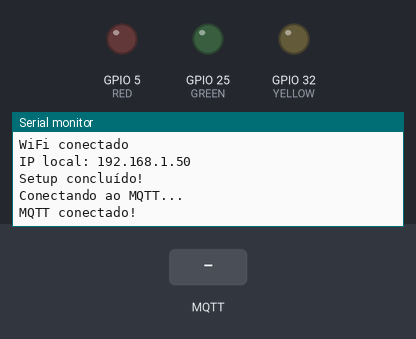
Bench run of a sketch on a simulated ESP32. On the bench: output pins drawn as LEDs (lit = HIGH), the last lines printed to the serial monitor. The inputs (shaded band) are chosen by the test bench. WiFi joins after 1.5 s; servers stay silent unless stated; no MQTT or app messages arrive unless stated.

Above: at 3.2 s.
3.3 s: MQTT message "1" arrives on the first subscribed topic
At 4.4 s:
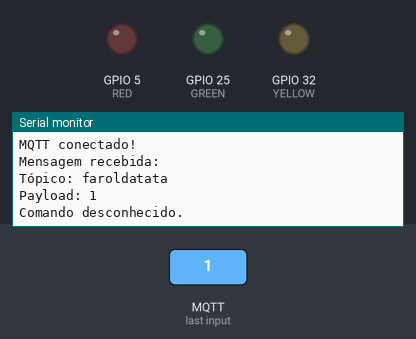
4.8 s: MQTT message "on" arrives on the first subscribed topic
At 5.6 s:
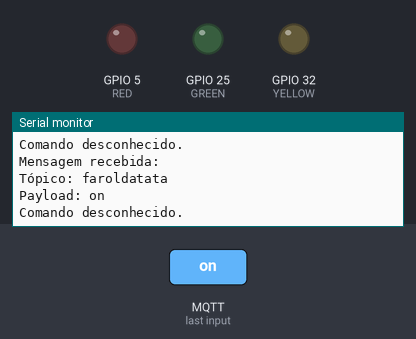
6.3 s: MQTT message "off" arrives on the first subscribed topic
At 6.8 s:
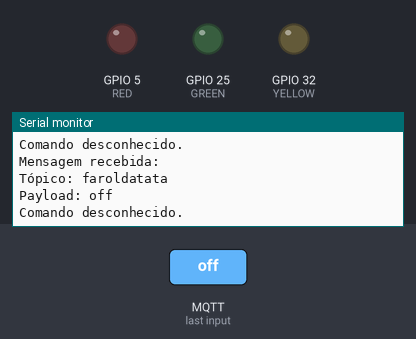

Measured:
- after the input at 3.3 s, the serial monitor: prints a new line at once (image 1)
- after the input at 4.8 s, the serial monitor: prints a new line at once (image 2)
- after the input at 6.3 s, the serial monitor: prints a new line at once (image 3)

The sketch:

Semaforo_filho.ino
```cpp
#include <WiFi.h>
#include <WiFiClientSecure.h>
#include <PubSubClient.h>

// Configurações Wi-Fi
const char* ssid = "Apollo";
const char* password = "runawafe2018";

// Configurações MQTT
const int mqtt_port = 8883;
const char* mqtt_server = "53a6963180994f47ae948ac516fe0611.s1.eu.hivemq.cloud";
const char* mqtt_topic = "faroldatata";
const char* mqtt_user = "Fernando777";
const char* mqtt_pass = "Fe!n7777";

static unsigned long lastPublish = 0;
String message = "";


#define RED 5
#define GREEN 25
#define YELLOW 32

// Configuração SSL para HiveMQ Cloud
WiFiClientSecure espClient; // Defina globalmente
PubSubClient client(espClient);

void setupWiFi() {
  Serial.println("Conectando WiFi...");
  WiFi.begin(ssid, password);

  while (WiFi.status() != WL_CONNECTED) {
    delay(1000);
    Serial.print(".");
  }
  Serial.println("\nWiFi conectado");
  Serial.print("IP local: ");
  Serial.println(WiFi.localIP());
}

void callback(char* topic, byte* payload, unsigned int length) {
  Serial.println("\nMensagem recebida:");
  Serial.print("Tópico: ");
  Serial.println(topic);
  Serial.print("Payload: ");
  String receivedMessage;
  for (int i = 0; i < length; i++) {
    receivedMessage += (char)payload[i];
  }
  Serial.println(receivedMessage);

  // Ações baseadas na mensagem recebida
  if (receivedMessage == "LED Verde LIGADO no modo dia.") {
    digitalWrite(GREEN, HIGH);
    digitalWrite(RED, LOW);
    digitalWrite(YELLOW, LOW);
    Serial.println("LED Verde ligado!");
  } else if (receivedMessage == "LED Verde DESLIGADO no modo dia.") {
    digitalWrite(GREEN, LOW);
    Serial.println("LED Verde desligado!");
  } else if (receivedMessage == "LED Vermelho LIGADO no modo dia.") {
    digitalWrite(RED, HIGH);
    digitalWrite(GREEN, LOW);
    digitalWrite(YELLOW, LOW);
    Serial.println("LED Vermelho ligado!");
  } else if (receivedMessage == "LED Vermelho DESLIGADO no modo dia.") {
    digitalWrite(RED, LOW);
    Serial.println("LED Vermelho desligado!");
  } else if (receivedMessage == "LED Amarelo LIGADO no modo dia.") {
    digitalWrite(YELLOW, HIGH);
    digitalWrite(RED, LOW);
    digitalWrite(GREEN, LOW);
    Serial.println("LED Amarelo ligado!");
  } else if (receivedMessage == "LED Amarelo DESLIGADO no modo dia.") {
    digitalWrite(YELLOW, LOW);
    Serial.println("LED Amarelo desligado!");
   }else if (receivedMessage == "LED Amarelo LIGADO no modo noite.") {
    digitalWrite(YELLOW, HIGH);
    digitalWrite(RED, LOW);
    digitalWrite(GREEN, LOW);
    Serial.println("LED Amarelo ligado!");
  } else if (receivedMessage == "LED Amarelo DESLIGADO no modo noite.") {
    digitalWrite(YELLOW, LOW);
    Serial.println("LED Amarelo desligado!");
  } else {
    Serial.println("Comando desconhecido.");
  }
}

// Configuração dos pinos
void configurarPinos() {
  pinMode(RED, OUTPUT);
  pinMode(GREEN, OUTPUT);
  pinMode(YELLOW, OUTPUT);
  digitalWrite(RED, LOW);
  digitalWrite(GREEN, LOW);
  digitalWrite(YELLOW, LOW);
}

// Reconexão MQTT
void reconnect() {
  while (!client.connected()) {
    Serial.println("Conectando ao MQTT...");
    if (client.connect("clientId-NiczoLeBwO", mqtt_user, mqtt_pass)) {
      Serial.println("MQTT conectado!");
      client.subscribe(mqtt_topic);
    } else {
      Serial.print("Falha na conexão MQTT. Código de erro: ");
      Serial.println(client.state());
      delay(2000);
    }
  }
}

// Configuração inicial
void setup() {
  Serial.begin(115200);
  configurarPinos();
  setupWiFi();

  espClient.setInsecure(); // Desativa a verificação do certificado SSL
  client.setServer(mqtt_server, mqtt_port);
  client.setCallback(callback);

  Serial.println("Setup concluído!");
}

// Loop principal
void loop() {
  if (!client.connected()) {
    reconnect();
  }
  client.loop();

}
```
